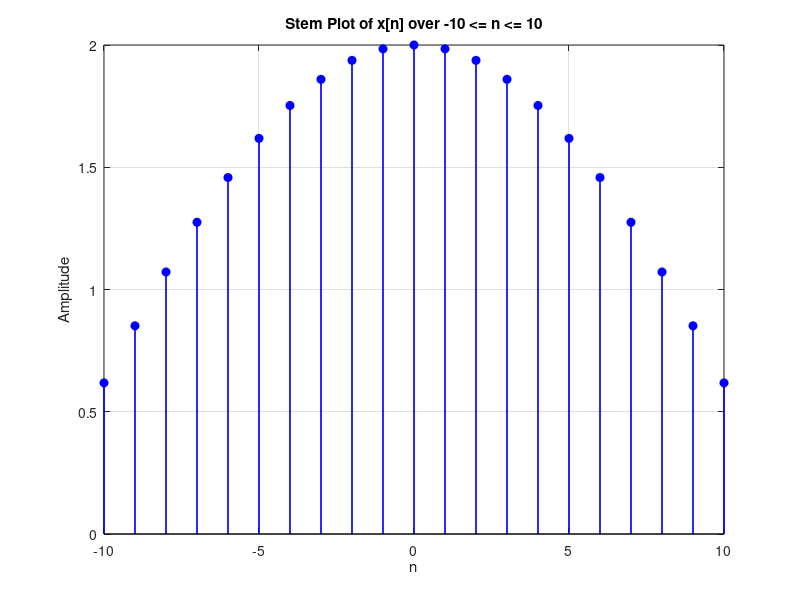
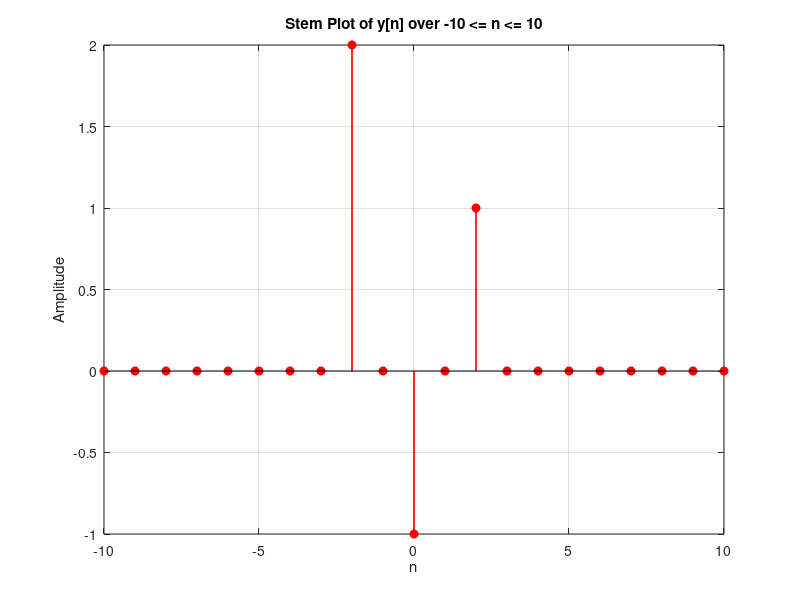

Here is the MATLAB script that generated these plots, in order:
n = -10:10;

x = 2 * cos(0.04 * pi * n);
y = zeros(size(n));
y(n == -2) = 2;
y(n == 0) = -1;
y(n == 2) = 1;

figure;
stem(n, x, 'b', 'MarkerFaceColor', 'b', 'LineWidth', 1.2);
xlabel('n');
ylabel('Amplitude');
grid on;
title('Stem Plot of x[n] over -10 <= n <= 10');

figure;
stem(n, y, 'r', 'MarkerFaceColor', 'r', 'LineWidth', 1.2);
xlabel('n');
ylabel('Amplitude');
grid on;
title('Stem Plot of y[n] over -10 <= n <= 10');
